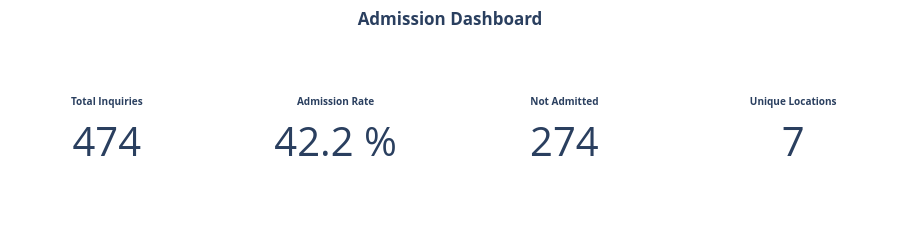

This figure's notebook cell:
### Markdown cell above
## 📊 3. Admission KPIs

### Code cell
# --- Data ---
total_admissions = len(admissions)
admitted         = int(admissions['is_admitted'].sum())
not_admitted     = int((~admissions['is_admitted']).sum())
admission_rate   = round(admitted / total_admissions * 100, 1) if total_admissions else 0
unique_locations = int(admissions['location'].nunique())

# --- Figure ---
fig = go.Figure()

# Helper function (same style as yours)
def add_kpi(value, title, x_pos, suffix=""):
    fig.add_trace(go.Indicator(
        mode="number",
        value=value,
        title={"text": f"<b>{title}</b>"},
        number={
            "font": {"size": 40},
            "suffix": suffix
        },
        domain={'x': x_pos, 'y': [0, 1]}
    ))

# --- Add KPIs (aligned like your format) ---
add_kpi(total_admissions, "Total Inquiries", [0.00, 0.22])
add_kpi(admission_rate, "Admission Rate", [0.26, 0.48], " %")
add_kpi(not_admitted, "Not Admitted", [0.52, 0.74])
add_kpi(unique_locations, "Unique Locations", [0.78, 1.00])

# --- Layout ---
fig.update_layout(
    title_text="<b>Admission Dashboard</b>",
    title_x=0.5,
    height=200,
    margin=dict(t=50, b=10, l=10, r=10),
    template="plotly_white"
)

fig.show()

### Figure 1 — Plotly figure (JSON) as saved in the notebook; plotly's stock layout.template omitted (floating-point values rounded to 4 significant figures)
{"data": [{"domain": {"x": [0, 0.22], "y": [0, 1]}, "mode": "number", "number": {"font": {"size": 40}, "suffix": ""}, "title": {"text": "<b>Total Inquiries</b>"}, "type": "indicator", "value": 474}, {"domain": {"x": [0.26, 0.48], "y": [0, 1]}, "mode": "number", "number": {"font": {"size": 40}, "suffix": " %"}, "title": {"text": "<b>Admission Rate</b>"}, "type": "indicator", "value": 42.2}, {"domain": {"x": [0.52, 0.74], "y": [0, 1]}, "mode": "number", "number": {"font": {"size": 40}, "suffix": ""}, "title": {"text": "<b>Not Admitted</b>"}, "type": "indicator", "value": 274}, {"domain": {"x": [0.78, 1], "y": [0, 1]}, "mode": "number", "number": {"font": {"size": 40}, "suffix": ""}, "title": {"text": "<b>Unique Locations</b>"}, "type": "indicator", "value": 7}], "layout": {"height": 200, "margin": {"b": 10, "l": 10, "r": 10, "t": 50}, "title": {"text": "<b>Admission Dashboard</b>", "x": 0.5}}}
